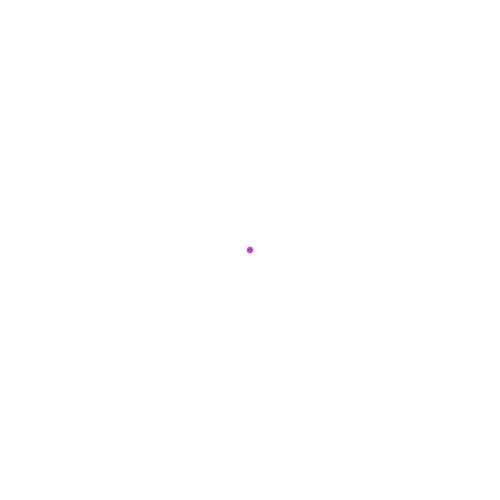
Frame 1 (no input)
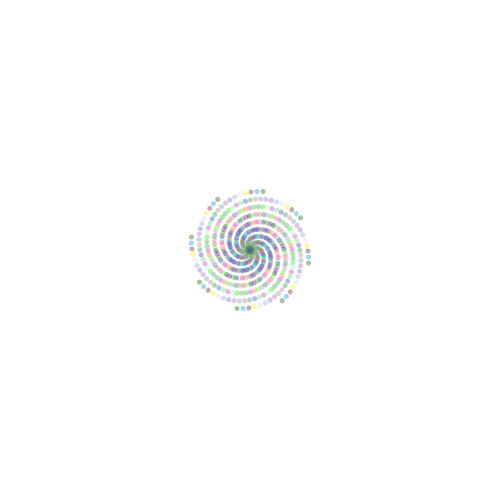
Frame 60 (no input)
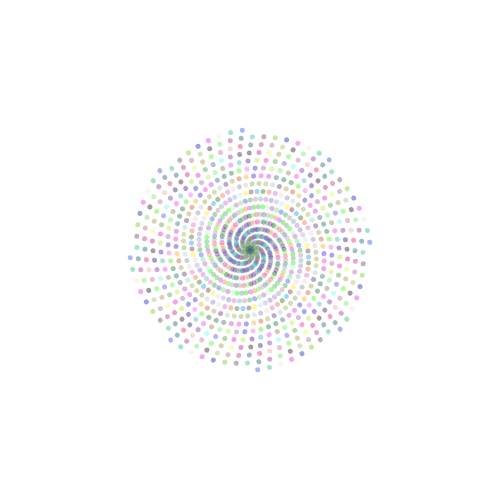
Frame 120 (the mouse pressed at the canvas centre since frame 60)

The p5.js sketch that drew these frames (run headless with seeded random() and noise() and a simulated clock; from frame 60 on, the mouse is pressed at the canvas centre):

// p5.js sketch
// ── sketch.js
var angle = 6.0;
var rotationSpeed = 20;
var ellipseSize = 5;

function setup(){
  // createCanvas(windowWidth, windowHeight);
  createCanvas(500, 500);

  // spiral slider
  spiralSlider = createSlider(1, 50, rotationSpeed);
  spiralSlider.position(10, 535);
  spiralSlider.style('width', '480px');

  // ellipse slider
  ellipseSlider = createSlider(1, 15, ellipseSize);
  ellipseSlider.position(10, 580);
  ellipseSlider.style('width', '480px');

  // slider headings
  speedP = createElement('p', 'Spiral Speed:');
  sizeP = createElement('p', 'Ellipse Size:');
}
function draw() {
  noStroke();
  var speed = spiralSlider.value();
  var newEllipseSize = ellipseSlider.value();
  // random colors for fill
  var red=random(255);
  var blue=random(255);
  var green=random(255);

  speedP.position(10, 510);
  sizeP.position(10, 560);

  // the design will start in the middle of the canvas
  translate(width/2,height/2);
  angle += 0.1;
  rotate(angle);
  // speed of the movement of the design
  frameRate(speed);
  for(var i =0; i < 8; i++){
    push();
    rotate(TWO_PI * i / 8);
    fill(red, blue, green,100);
    // using circles
    ellipse(frameCount % (width/2),0,newEllipseSize,newEllipseSize);
    pop();
  }
}
